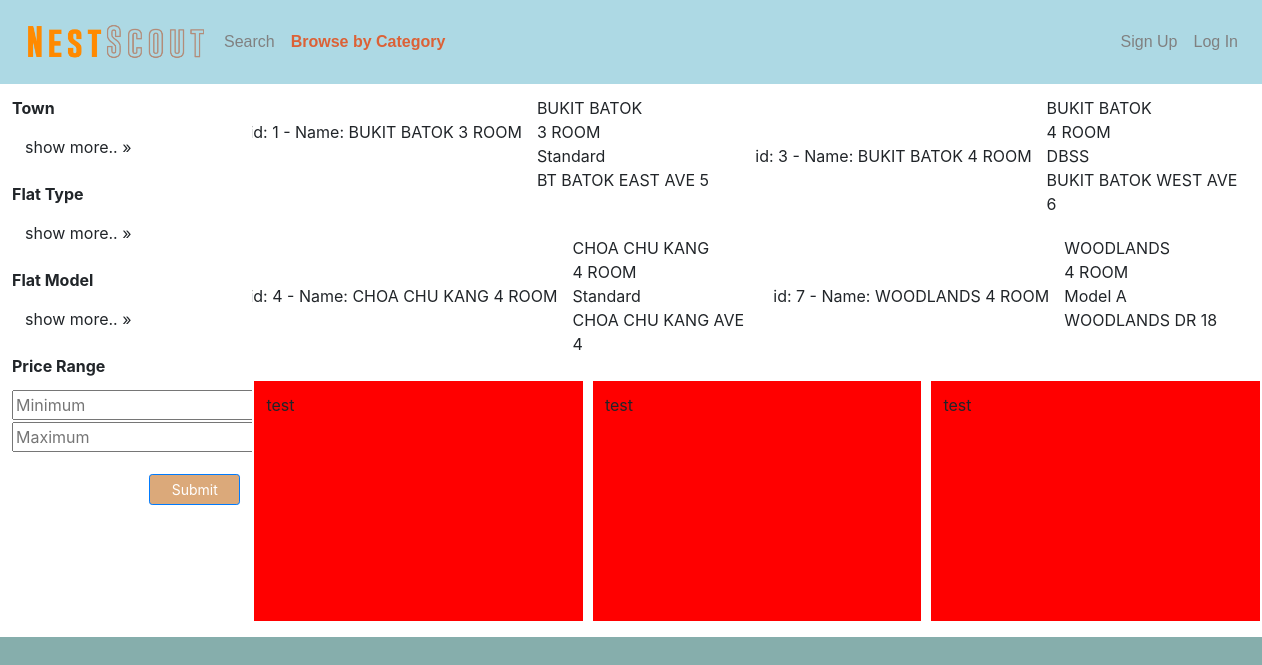
Page /php/browseResult.php on the committed database.
### tables this page shows
CREATE TABLE `properties` (
  `list_id` int(3) NOT NULL,
  `town` varchar(50) NOT NULL,
  `flat_type` varchar(50) NOT NULL,
  `flat_model` varchar(50) NOT NULL,
  `block` int(3) NOT NULL,
  `street_name` varchar(100) NOT NULL,
  `remaining_lease` int(3) NOT NULL,
  `price` int(6) NOT NULL,
  `seller_id` int(3) NOT NULL
);

### php/browseResult.php (the view, shortened to what this page needs)
<!DOCTYPE html>
<html>
  <head>
    <link rel="stylesheet" href="https://maxcdn.bootstrapcdn.com/bootstrap/4.0.0/css/bootstrap.min.css">
    <link rel="stylesheet" href="stylesheet/nestscout.css">
    <link rel="stylesheet" href="map/leaflet.css" />
  				</head>
	<body onload="fetchTowns(); fetchType(); fetchModel();">
    <nav class="navbar navbar-expand-lg nestbar">
      <img src="img/nestscout.png" style="padding:1%;" width="200" alt="">
      <div class="collapse navbar-collapse" id="navbarText">
        <ul class="navbar-nav mr-auto">
          <li class="nav-item">
            <a class="nav-link" href="index.html">Search <span class="sr-only"></span></a>
          </li>
          <li class="nav-item active">
            <a class="nav-link" href="browseCat.html">Browse by Category</a>
          </li>
        </ul>
        <ul class="nav navbar-nav navbar-right">
          <li class="nav-item">
            <a class="nav-link" href="signup.html">Sign Up</a>
          </li>
          <li class="nav-item">
            <a class="nav-link" href="login.html">Log In</a>
          </li>
        </ul>
      </div>
    </nav>
    <div class="container-left" style="overflow-y: scroll; overflow-x: hidden;">
      <form action="browseResult.php" method="POST">
        <label class="catLabel">Town</label>
          <div class="townCheck">
            <p><a class="btn" data-toggle="collapse" data-target="#townExpand" href="#townExpand" >show more.. &raquo;</a></p>
          </div>
        <label class="catLabel">Flat Type</label>
          <div id="typeCheck">
              <p><a class="btn" data-toggle="collapse" data-target="#typeExpand" href="#typeExpand">show more.. &raquo;</a></p>
            </div>
            <label class="catLabel">Flat Model</label>
              <div class="modelCheck">
                  <p><a class="btn" data-toggle="collapse" data-target="#modelExpand" href="#modelExpand">show more.. &raquo;</a></p>
              </div>
              <label class="catLabel">Price Range</label>
              <div class="form-check" id="minPrice">
                <input class="form-check-input" value="" placeholder="Minimum">
                <label>min</label>
              </div>
              <div class="form-check" id="maxPrice">
                <input class="form-check-input" value="" placeholder="Maximum">
                <label>max</label>
              </div>
              <br>
              <button class="btn btn-sm btn-primary btn-block" name="submit" id="submit" type="submit" style="background-color:#DBA97A; width:40%; float:right; position=fixed; display:block;" onclick="myFunction()">Submit</button>
            </form>
      </div>
    <div class="container-right">
      <div id='propertyResults' style='height:30em; width:100%; float:left;'>
        <div class="row">
          <?php
            $servername = "localhost";
            $username = "root";
            $password ="";
            $dbname = "nestscout";
            $conn = new mysqli($servername, $username, $password, $dbname);
            if (isset($_POST['modellist'], $_POST['townlist'], $_POST['typelist'])){
              $sql = ("SELECT * FROM `properties`
                WHERE `town` IN ('$townsql')
                AND `flat_type` IN ('$typesql')
                AND `flat_model` IN ('$modelsql')");
              $result = $conn->query($sql);
            }
            else if ((isset($_POST['townlist'], $_POST['typelist'])) && !isset($_POST['modellist'])){
              $sql = ("SELECT * FROM `properties`
                WHERE `town` IN ('$townsql')
                AND `flat_type` IN ('$typesql')");
              $result = $conn->query($sql);
            }
            else if ((isset($_POST['modellist'], $_POST['typelist'])) && !isset($_POST['townlist'])){
              $sql = ("SELECT * FROM `properties`
                WHERE `flat_type` IN ('$typesql')
                AND `flat_model` IN ('$modelsql')");
              $result = $conn->query($sql);
            }
            else if (isset($_POST['townlist']) && !isset($_POST['typelist'],$_POST['modellist'])){
              $sql = ("SELECT * FROM `properties`
                WHERE `town` IN ('$townsql')");
              $result = $conn->query($sql);
            }
            else if (isset($_POST['typelist']) && !isset($_POST['townlist'],$_POST['modellist'])){
              $sql = ("SELECT * FROM `properties`
                WHERE `flat_type` IN ('$typesql')");
              $result = $conn->query($sql);
            }
            else if (isset($_POST['modellist']) && !isset($_POST['townlist'],$_POST['typelist'])){
              $sql = ("SELECT * FROM `properties`
                WHERE `flat_model` IN ('$modelsql')");
              $result = $conn->query($sql);
            }
            else{
              $sql = ("SELECT * FROM `properties`");
              $result = $conn->query($sql);
            }
            while($row = $result->fetch_assoc()) {
                echo "<br> id: ". $row["list_id"]. " - Name: ". $row["town"]. " " . $row["flat_type"] . "<br>";
                echo "<div id='".$row['list_id']."' class='propertyItem col-sm'>";
                echo "<div>".$row['town']."</div>";
                echo "<div>".$row['flat_type']."</div>";
                echo "<div>".$row['flat_model']."</div>";
                echo "<div>".$row['street_name']."</div>";
                echo "</div>";
                echo "<br />";
            }
          ?>
        </div>
        <div class="row">
          <div class='propertyContainer col-sm' id='propertyItem'>test</div>
          <div class='propertyContainer col-sm' id='propertyItem'>test</div>
          <div class='propertyContainer col-sm' id='propertyItem'>test</div>
        </div>
      </div>
    </div>
  </body>
</html>

### stylesheet/nestscout.css (style rules this page uses)
body { background-color:#86AEAC; overflow: hidden; }
.nestbar { background-color: #ADD9E4; color: gray; font-family: helvetica; }
.active { color: #DC6136; font-weight: bold; }
.container-left { overflow-y: scroll; display: block; width: 20%; height:34.6em; padding: 12px; margin:auto; float: left; background-color: white; }
.container-right { overflow-y: scroll; overflow-x: hidden; background-color: white; display: block; width: 80%; height: 34.6em; padding: 12px; margin:auto; float: left; }
.propertyContainer { display: block; width: 10em; height: 15em; padding: 12px; margin:5px; float: left; position: inherit; z-index: 3; background-color: red; }
.propertyItem { margin-bottom:20px; }
.catLabel { font-weight: bold; }
a { color: inherit; text-decoration: none; }

### rows in the picture
properties: town "BUKIT BATOK", flat_type "3 ROOM", flat_model "Standard", street_name "BT BATOK EAST AVE 5"
properties: list_id "3", town "BUKIT BATOK", flat_type "4 ROOM", flat_model "DBSS", street_name "BUKIT BATOK WEST AVE 6"
properties: list_id "4", town "CHOA CHU KANG", flat_type "4 ROOM", flat_model "Standard", street_name "CHOA CHU KANG AVE 4"
properties: list_id "7", town "WOODLANDS", flat_type "4 ROOM", flat_model "Model A", street_name "WOODLANDS DR 18"
